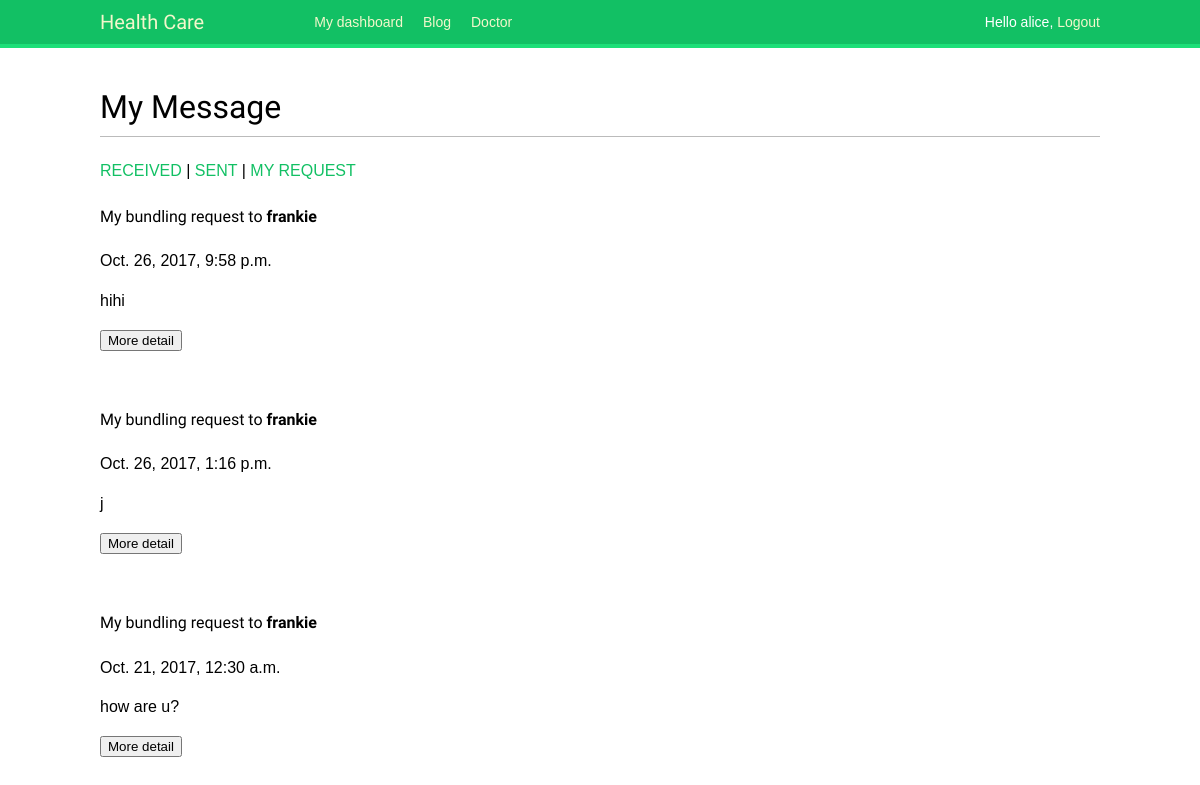
Screenshot of /account/send-request-list/ (signed in) with the database file from the repository.
### account/models.py (models this page shows, shortened)
class MessageBox(models.Model):
	text = models.TextField()
	author = models.ForeignKey(User,related_name="users")
	tosomeone = models.ForeignKey(User,related_name="tosend",default="",null=True)
	created = models.DateTimeField(auto_now_add=True)
	class Meta:
		ordering = ('-created',)

### account/views.py (the view)
@login_required
def send_request_list(request):
	user = request.user
	mymessages = MessageBox.objects.filter(author=user)
	return render(request,'account/user/send_request_list.html',
				{'mymessages':mymessages})

### account/models.py (called while the page is built)
	def __str__(self):
		return self.user_type

### account/templates/account/user/send_request_list.html (shortened to what this page needs)
{% extends "base.html" %}
{% load thumbnail %}
{% block content %}
	<h1>My Message</h1>
	{% if request.user.profile.user_type|stringformat:"s" == "normal user" %}
	<p><a href="{% url "receive_message_list" %}">RECEIVED</a>  |  <a href="{% url "send_message_list" %}">SENT</a> |  <a href="{% url "send_request_list" %}">MY REQUEST</a></p>
	{% endif %}
	{% for message in mymessages%}
	<p>
		<h4>My bundling request to <strong>{{message.tosomeone}}</strong></h4>
		<p>{{message.created}}</p>
		{{message.text}}<br>
		<p><button type="button" onclick="alert('{{message.text}}')">More detail</button></p><br>
	</p>
	{% empty %}
		<p>No message yet.</p>
	{% endfor %}
{% endblock %}

### account/templates/base.html (shortened to what this page needs)
{% load staticfiles %}
<!DOCTYPE html>
<html>
<head>
	<link href="{% static "css/base.css" %}" rel="stylesheet">
</head>
<body>
	<div id="header">
		<span class="logo">Health Care</span>
		{% if request.user.is_authenticated %}
		<ul class="menu">
			<li {% if section == "dashboard" %}class="selected"{% endif %}><a href="{% url "dashboard" %}">My dashboard</a></li>
			<li {% if section == "blog" %}class="selected"{% endif %}><a href="{% url "all_blog_list" %}">Blog</a></li>
			<li {% if section == "doctor" %}class="selected"{% endif %}><a href="{% url "user_list" %}">Doctor</a></li>
		</ul>
		{% endif %}
		<span class="user">
		{% if request.user.is_authenticated %}
			Hello {{ request.user.username }}, <a href="{% url "logout" %}">Logout</a>
		{% else %}
			<a href="{% url "login" %}">Log-in</a>
		{% endif %}
		</span>
	</div>
	<div id="content">
		{% block content %}
		{% endblock %}
	</div>
</body>
</html>

### account/static/css/base.css (style rules this page uses)
body { margin:0; padding:0; font-family:helvetica, sans-serif; }
p { line-height: 1.8; }
a { color:#12c064; text-decoration:none; }
h1, h2, h3, h4, h5 , h6 { font-family: 'Muli', sans-serif; font-weight:normal; }
h1 { border-bottom:1px solid #bbb; padding:0 0 10px 0; margin:10px 0 20px 0; }
#header { padding:10px 100px; font-size:14px; background:#12c064; color:#fff; border-bottom:4px solid #1cdf78; overflow:auto; }
#header .logo { font-family: 'Muli', sans-serif; float:left; color:#f3f7cc; font-size:20px; margin-right:10%; }
#header ul.menu { list-style:none; float:left; margin:0; padding:0; }
#header ul.menu li { float:left; padding:4px 10px; }
#header a { color:#f3f7cc; }
#header .user { float:right; padding-top:4px; }
#content { padding:30px 100px; }

### rows the page displays
MessageBox: tosomeone "frankie", created "Oct. 26, 2017, 9:58 p.m.", text "hihi"
MessageBox: tosomeone "frankie", created "Oct. 26, 2017, 1:16 p.m.", text "j"
MessageBox: tosomeone "frankie", created "Oct. 21, 2017, 12:30 a.m.", text "how are u?"

### other values shown
{{ request.user.username }} "alice"
